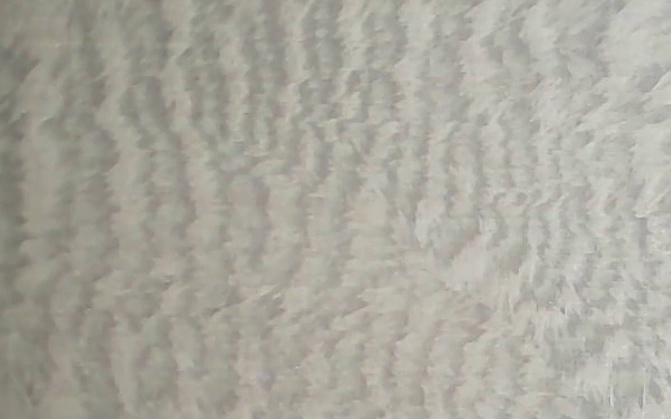
#> input picture 05_shared_data/exhibition/ice_crystal_01/02_structural_resonance/patches/patch_11.jpg, 671 x 419 px, given in place of attention_video.mp4, which was not available
$ python render_recorded.py
#> lines starting #> are read from the running program, lines starting #| are printed output that depends on the picture; pictures that were not available may be replaced by others from this repository, and a replacement may not be noted
"""Build exhibition-ready attention + blob-overlay videos from notebook output.

The notebook's original three-panel MP4 is preserved. This renderer crops the
existing activation and marked-blob panels, keeping the source video behind the
detected boxes, and writes a new VP8 WebM.
"""

from __future__ import annotations

import argparse
from dataclasses import dataclass, field
from pathlib import Path

import cv2
import numpy as np


PROJECT_ROOT = Path(__file__).resolve().parents[2]
OUTPUT_ROOT = (
    PROJECT_ROOT
    / "09_experiments"
    / "previous_tests"
    / "02_structural_resonance"
    / "output"
)


@dataclass
class Track:
    identifier: int
    box: tuple[int, int, int, int]
    center: tuple[int, int]
    history: list[tuple[int, int]] = field(default_factory=list)
    missed: int = 0


class BlobTracker:
    # [138 lines left out: functions __init__, update, extract_blob_boxes, render_blob_field, not called in this run]


def render(crystal_id: str, panel_size: int = 720) -> Path:
#> called with crystal_id = 'ice_crystal_01', panel_size = 720
    source = OUTPUT_ROOT / crystal_id / "attention_maps" / "attention_video.mp4"
    destination_dir = OUTPUT_ROOT / crystal_id / "exhibition"
    destination_dir.mkdir(parents=True, exist_ok=True)
    destination = destination_dir / "attention_blob.webm"

    capture = cv2.VideoCapture(str(source))
    if not capture.isOpened():
        raise RuntimeError(f"Could not open {source}")

    fps = capture.get(cv2.CAP_PROP_FPS) or 30.0
    frame_total = int(capture.get(cv2.CAP_PROP_FRAME_COUNT))
    source_width = int(capture.get(cv2.CAP_PROP_FRAME_WIDTH))
    source_height = int(capture.get(cv2.CAP_PROP_FRAME_HEIGHT))
    if source_width < 3 or source_height < 1:
        raise RuntimeError(f"Invalid video dimensions: {source_width}x{source_height}")

    panel_width = source_width // 3
    writer = cv2.VideoWriter(
        str(destination),
        cv2.VideoWriter_fourcc(*"VP80"),
        fps,
        (panel_size * 2, panel_size),
    )
    if not writer.isOpened():
        raise RuntimeError("VP8 VideoWriter could not be opened")

    frame_index = 0
    try:
        while True:
            ok, frame = capture.read()
#> frame is the input picture: shape (419, 671, 3); mean B, G, R 157.2, 167.6, 169.9
            if not ok:
                break

            activation = frame[:, panel_width:panel_width * 2]
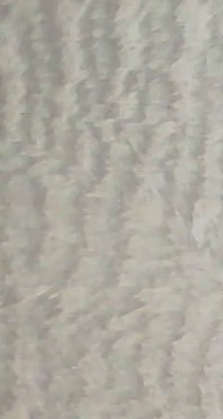
#> activation: shape (419, 223, 3); mean B, G, R 159.4, 170, 173.3
            marked = frame[:, panel_width * 2:panel_width * 3]
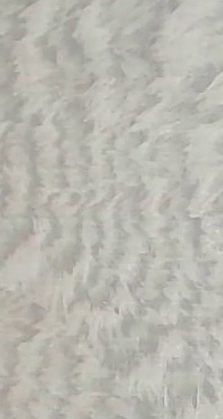
#> marked: shape (419, 223, 3); mean B, G, R 175.3, 184, 184.8

            activation = cv2.resize(
                activation,
                (panel_size, panel_size),
                interpolation=cv2.INTER_AREA,
            )
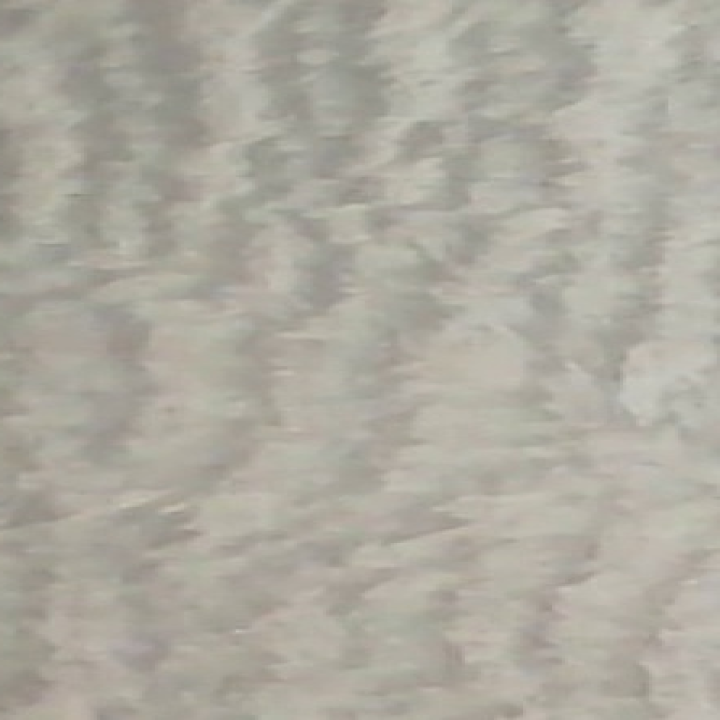
#> activation: shape (720, 720, 3); mean B, G, R 159.3, 169.9, 173.2
            marked = cv2.resize(
                marked,
                (panel_size, panel_size),
                interpolation=cv2.INTER_AREA,
            )
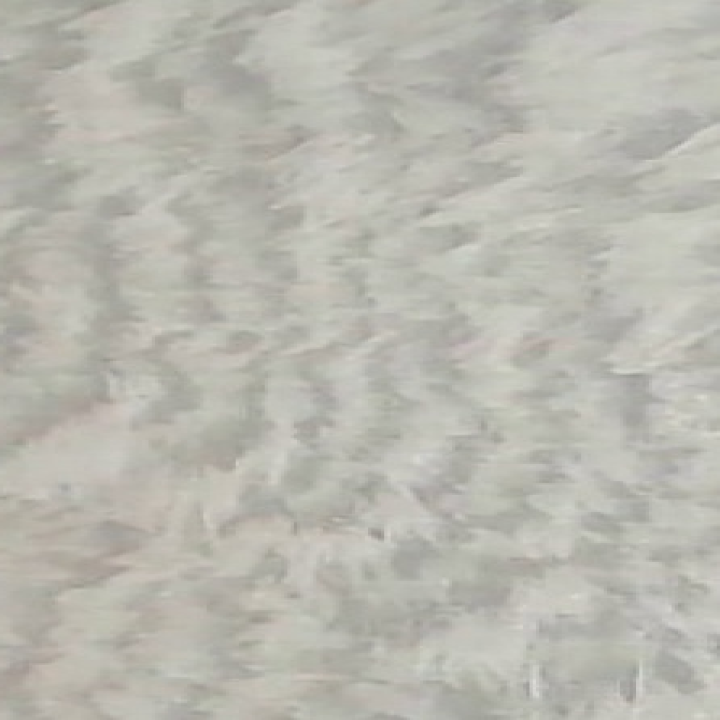
#> marked: shape (720, 720, 3); mean B, G, R 175.2, 183.9, 184.8
            combined = np.hstack([activation, marked])
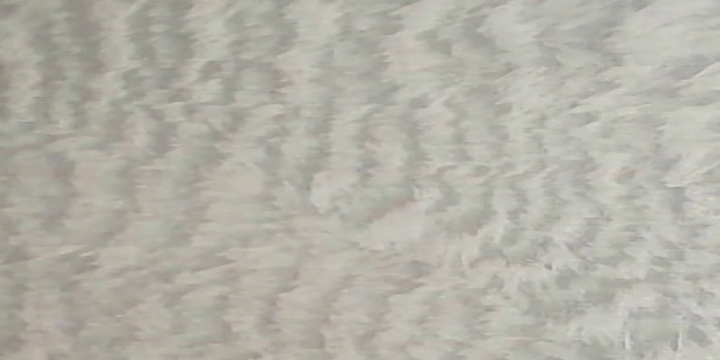
#> combined: shape (720, 1440, 3) (shown at 1/2 size); mean B, G, R 167.3, 176.9, 179
            writer.write(combined)

            frame_index += 1
            if frame_index % 50 == 0 or frame_index == frame_total:
                print(f"{crystal_id}: {frame_index}/{frame_total}", flush=True)
    finally:
        capture.release()
        writer.release()

    print(f"written: {destination}", flush=True)
    return destination


def main() -> None:
    parser = argparse.ArgumentParser()
    parser.add_argument(
        "crystal_ids",
        nargs="*",
        default=["ice_crystal_01", "ice_crystal_02"],
    )
    parser.add_argument("--panel-size", type=int, default=720)
    args = parser.parse_args()
    for crystal_id in args.crystal_ids:
        render(crystal_id, args.panel_size)


if __name__ == "__main__":
    main()

$ run again, on 05_shared_data/exhibition/ice_crystal_01/02_structural_resonance/patches/patch_18.jpg
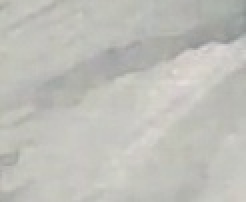
#> input picture 05_shared_data/exhibition/ice_crystal_01/02_structural_resonance/patches/patch_18.jpg, 123 x 101 px, given in place of attention_video.mp4, which was not available (shown 2 times larger)
#> in render, frame is the input picture: shape (101, 123, 3); mean B, G, R 185.1, 190.9, 191.1
#> in render, `marked = cv2.resize( marked, (panel_size, panel_size), interpolation=c..`:
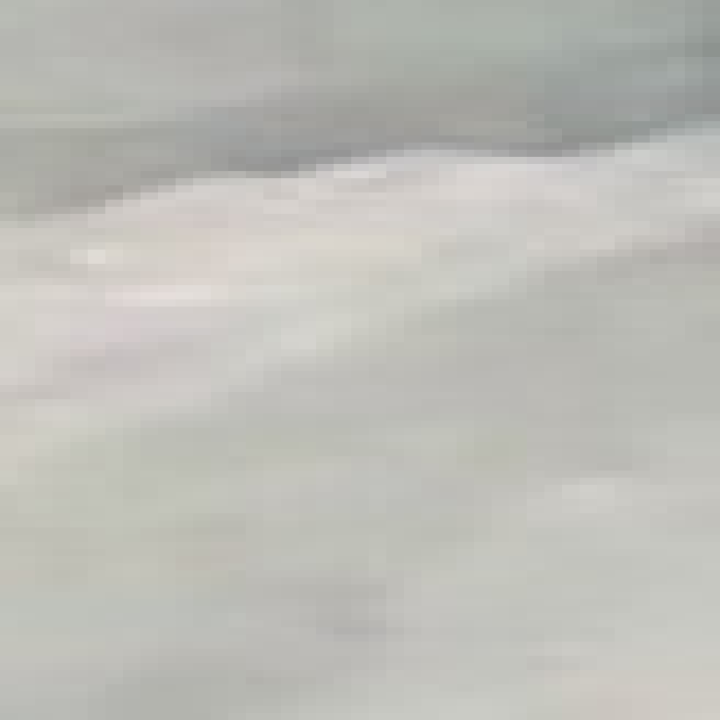
#> marked: shape (720, 720, 3); mean B, G, R 184, 189.6, 189.8
#> in render, `combined = np.hstack([activation, marked])`:
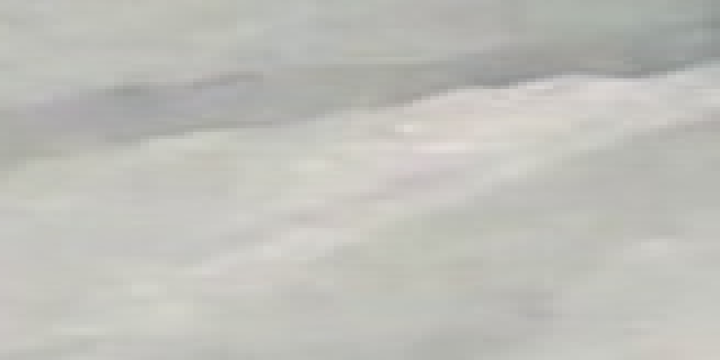
#> combined: shape (720, 1440, 3) (shown at 1/2 size); mean B, G, R 185.4, 191.1, 191.2

$ run again, on 05_shared_data/exhibition/ice_crystal_01/02_structural_resonance/patches/patch_19.jpg
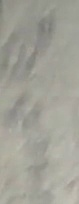
#> input picture 05_shared_data/exhibition/ice_crystal_01/02_structural_resonance/patches/patch_19.jpg, 79 x 204 px, given in place of attention_video.mp4, which was not available
#> in render, frame is the input picture: shape (204, 79, 3); mean B, G, R 150.7, 160.6, 161.2
#> in render, `marked = cv2.resize( marked, (panel_size, panel_size), interpolation=c..`:
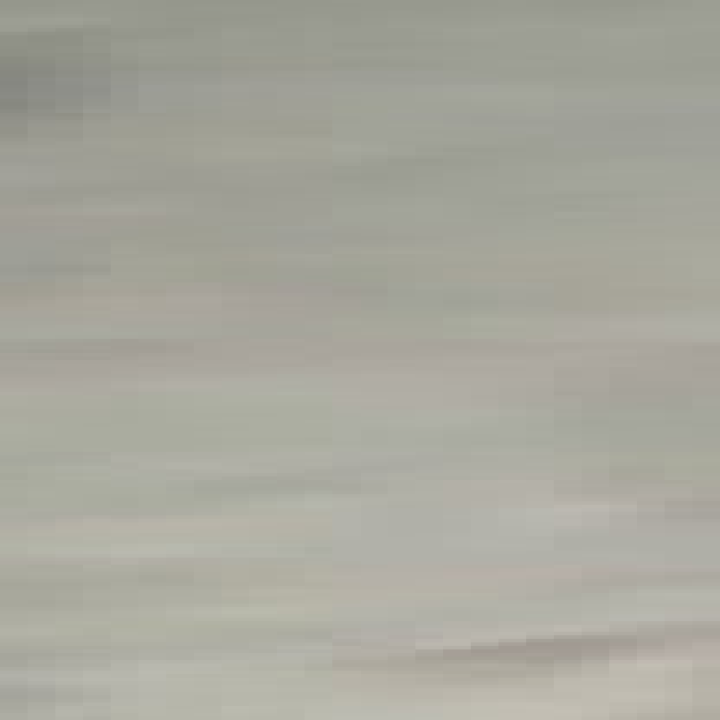
#> marked: shape (720, 720, 3); mean B, G, R 157.3, 167.7, 168.1
#> in render, `combined = np.hstack([activation, marked])`:
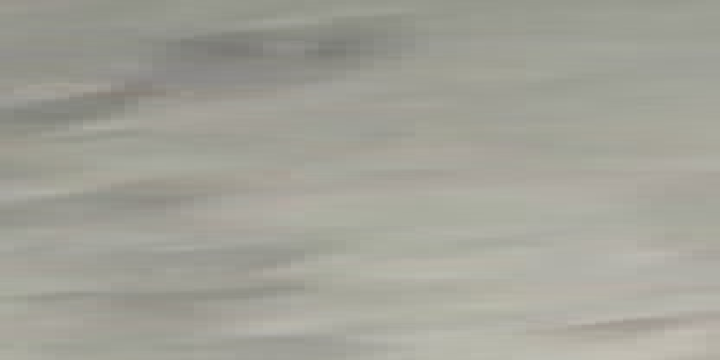
#> combined: shape (720, 1440, 3) (shown at 1/2 size); mean B, G, R 152.2, 161.9, 162.3
